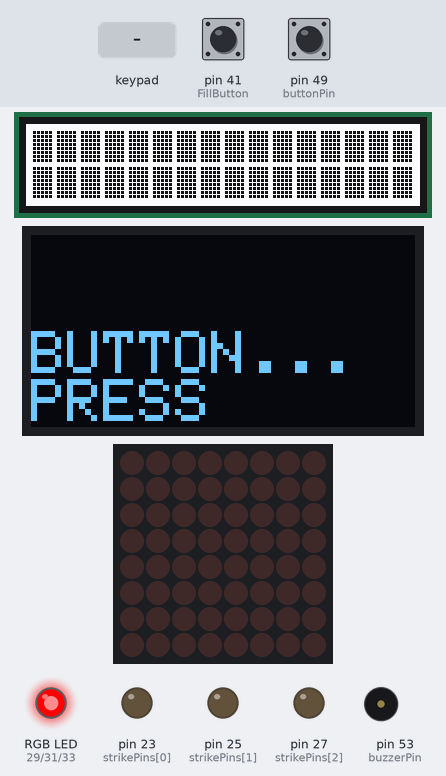
Bench run of a sketch on a simulated Arduino Mega 2560, built with avr-gcc and run on an emulated ATmega2560. Shown: 16×2 character LCD, 128×64 one-colour display, 8×8 LED matrix, an RGB LED mixed from three pins (HIGH = lit), output pins drawn as LEDs (lit = HIGH), buzzer (waves = sounding, pin HIGH). Inputs (shaded band) come from the test bench; at power-on: pin 49 (buttonPin) LOW, pin 41 (FillButton) HIGH.

Above: at 3.3 s.
3.4 s: keypad keys 2 3 2 5 2 7 pressed 0.4 s apart
At 5.6 s:
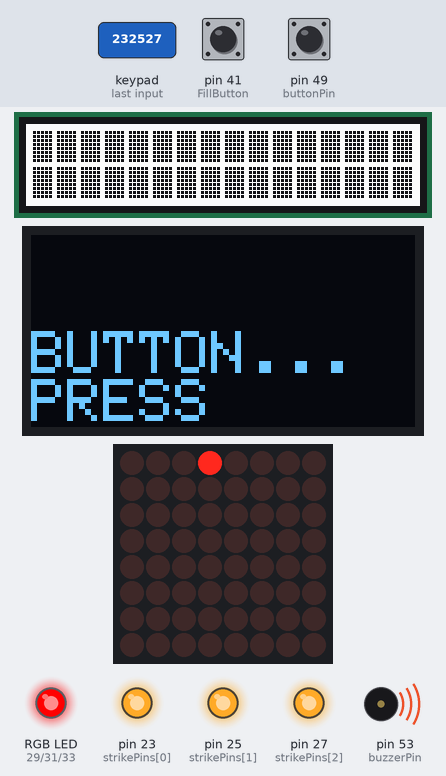
7.3 s: pin 49 (buttonPin) pulled HIGH for 3.2 s
At 10.3 s:
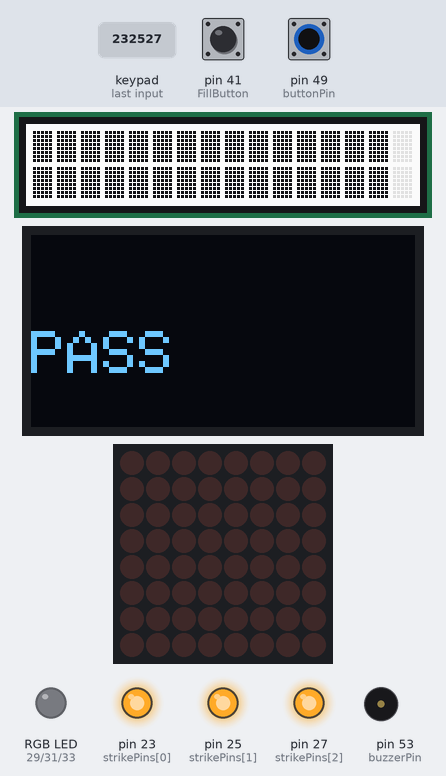
13.0 s: key '2' pressed
At 13.9 s:
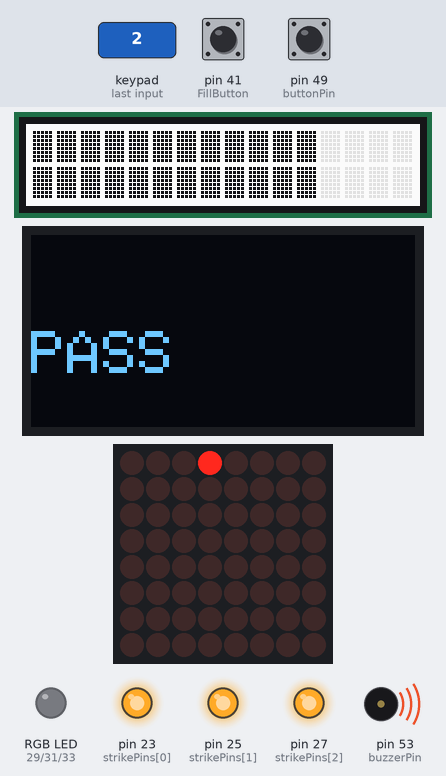
16.0 s: pin 41 (FillButton) pulled LOW for 1 s
At 18.3 s:
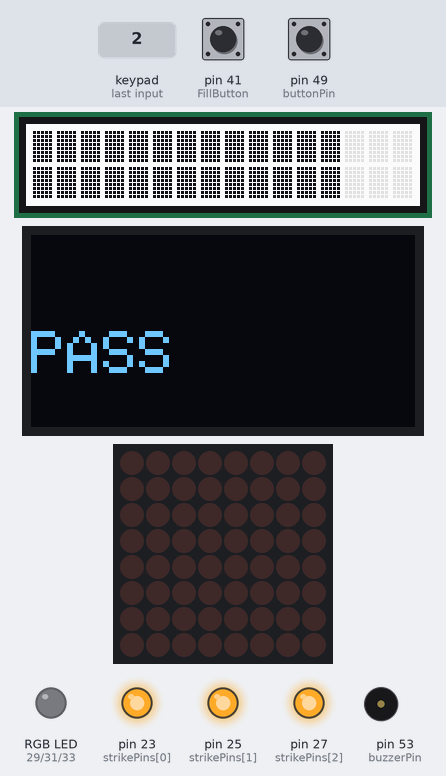
20.0 s: keypad keys 2 3 2 5 2 7 # pressed 0.4 s apart
At 20.4 s:
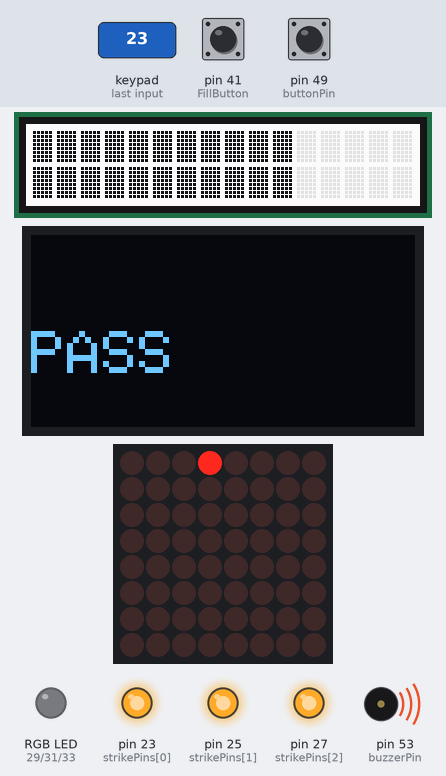
Timing chart, 0 to 28.9 s (numbered marks = the images above; inputs shaded):
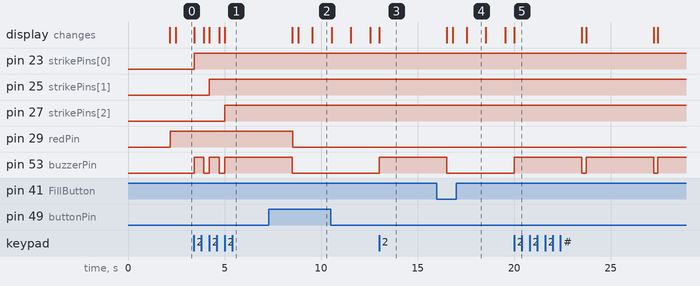

Measured:
- after the input at 3.4 s, pin 23 (strikePins[0]): LOW → HIGH at once; pin 25 (strikePins[1]): LOW → HIGH after 0.82 s; pin 27 (strikePins[2]): LOW → HIGH after 1.6 s; pin 53 (buzzerPin): alternates HIGH for 0.50 s and LOW for 0.30 s, 5 changes in all, then stays HIGH, starting at once; the display: changes at once (image 1)
- after the input at 7.3 s, pin 29 (redPin): HIGH → LOW after 1.2 s; the display: first differs from a run without the input after 1.5 s (image 2 shows a later state)
- after the input at 13.0 s, pin 53 (buzzerPin): LOW → HIGH at once; the display: changes at once (image 3)
- after the input at 16.0 s, the display: first differs from a run without the input after 0.81 s (image 4 shows a later state)
- after the input at 20.0 s, pin 53 (buzzerPin): alternates HIGH for 3.5 s and LOW for 0.21 s, starting at once; the display: changes at once (image 5)
- what the display in image 4 shows lasts 1.0 s, from 17.5 s to 18.5 s

The sketch:

LATESTWORKING.ino
```cpp
bool buttonDone = false;
bool wiresDone = false;
bool leakDone = false;
bool mazeDone = false;

const int strikePins[] = {23, 25, 27};
int strikes = 0;

const int buzzerPin = 53;

//THE BUTTON STUFF AND LEAKY BOWL
#include <Wire.h>
#include <Adafruit_GFX.h>
#include <Adafruit_SSD1306.h>
#include "rgb_lcd.h"
// #include <arduino-timer.h>

#define SCREEN_WIDTH 128 // OLED display width, in pixels
#define SCREEN_HEIGHT 64 // OLED display height, in pixels

// Declaration for an SSD1306 display connected to I2C (SDA, SCL pins)
Adafruit_SSD1306 display(SCREEN_WIDTH, SCREEN_HEIGHT, &Wire, -1);
rgb_lcd lcd;

// BUTTON STUFF
int ran;
bool buttonPressed = false;
unsigned long currentMillis = 0;
unsigned long previousMillis = 0;
unsigned long pressedMillis = 0;
int interval = 10;
int currentbutton = 0;
int previousbutton = 0;
int buttoncount = 0;
bool is_win = false;
bool firstpress = true;
const int buttonPin = 49; //change the pinnumber later
int redPin = 29;
int greenPin = 31;
int bluePin = 33;
//////////////////////////////////////////

// LEAKY BOWL STUFF
const int FillButton = 41;
const long leakInterval = 1000;
int FillButtonState = 0;
int FillLevel = 16;
int previousFillButtonState = 1;

byte filled[8] = {
    0b11111,
    0b11111,
    0b11111,
    0b11111,
    0b11111,
    0b11111,
    0b11111,
    0b11111
};
///////////////////////////////////////////////

// MAZE STUFF
#include "LedControl.h"
LedControl lc=LedControl(12,10,11,1);
unsigned long delaytime1=500;
unsigned long delaytime2=50;
#include <Keypad.h>
const byte ROWS = 4; //four rows
const byte COLS = 4; //four columns
char hexaKeys[ROWS][COLS] = {
  {'1','2','3','A'},
  {'4','5','6','B'},
  {'7','8','9','C'},
  {'*','0','#','D'}
};
byte rowPins[ROWS] = {9, 8, 7, 6}; //connect to the row pinouts of the keypad
byte colPins[COLS] = {5, 4, 3, 2}; //connect to the column pinouts of the keypad
Keypad customKeypad = Keypad( makeKeymap(hexaKeys), rowPins, colPins, ROWS, COLS);
int cur_posx = 3;
int cur_posy = 0;
int next_posx = 3;
int next_posy = 0;
int maze[8][8][4] = {
  {{0,0,1,1}, {0,1,0,1}, {0,1,0,0}, {0,0,1,1}, {0,1,0,1}, {0,1,0,1}, {0,1,1,1},{0,1,1,0}},
  {{1,0,1,1}, {0,1,1,0}, {0,0,1,1}, {1,1,0,0}, {0,0,0,1}, {0,1,1,0}, {1,0,1,0},{1,0,1,0}},
  {{1,0,1,0}, {1,0,0,1}, {1,1,0,0}, {0,0,1,1}, {0,1,0,1}, {1,1,0,0}, {1,0,1,0},{1,0,1,0}},
  {{1,0,0,1}, {0,1,0,1}, {0,1,1,0}, {1,0,1,0}, {0,0,1,1}, {0,1,1,0}, {1,0,1,0},{1,0,0,0}},
  {{0,0,1,0}, {0,0,1,1}, {1,1,0,1}, {1,1,0,0}, {1,0,1,0}, {1,0,1,0}, {1,0,0,1},{0,1,1,0}},
  {{1,0,1,1}, {1,1,0,0}, {0,0,1,1}, {0,1,0,1}, {1,1,0,0}, {1,0,0,1}, {0,1,0,1},{1,1,1,0}},
  {{1,0,1,0}, {0,0,1,0}, {1,0,0,1}, {0,1,0,1}, {0,1,0,1}, {0,1,0,1}, {0,1,1,0},{1,0,1,0}},
  {{1,0,0,1}, {1,1,0,1}, {0,1,0,1}, {0,1,0,0}, {0,0,0,1}, {0,1,0,1}, {1,1,0,0},{1,0,0,0}}
};


void setup(){ // initializing and set up variables
  for(int i = 0; i < 3; i++){ // setting the strike leds to off
    pinMode(strikePins[i], OUTPUT);
    digitalWrite(strikePins[i], LOW);
  }

  pinMode(buzzerPin, OUTPUT); // buzzer pin set as output

  // LEAKY BOWL THINGS
  //Initializing FillButton
  pinMode(FillButton, INPUT);

  //Initalizing LCD
  lcd.begin(16, 2);
  lcd.createChar(1, filled);
  lcd.setRGB(255, 255, 255);
  fillscreen(FillLevel);
  ////////////////////

  //MAZE STUFF
  lc.shutdown(0,false);
  lc.setIntensity(0,8);
  lc.clearDisplay(0);
  // Serial.begin(9600);

  // BUTTON STUFF
  Serial.begin(115200);

  // button setup
  pinMode(buttonPin, INPUT);

  // text setup
  if(!display.begin(SSD1306_SWITCHCAPVCC, 0x3C)) { // Address 0x3D for 128x64
    Serial.println(F("SSD1306 allocation failed"));
    for(;;);
  }
  delay(2000);
  display.clearDisplay();


  display.setTextSize(2);
  display.setTextColor(WHITE);
  display.setCursor(0, 32);
  display.println("BUTTON...");
  display.display();

  // color setup
  pinMode(redPin, OUTPUT);
  pinMode(bluePin, OUTPUT);
  pinMode(greenPin, OUTPUT);

  //randomize text and colour
  randomSeed(analogRead(0));

  ran = 0;

}

void loop(){ // main code loop
  // if(buttonDone && wiresDone && leakDone && mazeDone){ //If all the modules are complete, call the game won function
  //   gamewon();
  // }
  //ALL FUNCTION ESSENTIALS
  currentMillis = millis();

  if(mazeDone){ //If all the modules are complete, call the game won function
    //gamewon();
  }

  if(buttonDone){
    //gamewon();
  }
  // strike();
  // delay(1000);

  if(!buttonDone){
    buttongame();
  }

  if(!wiresDone){

  }

  if(!leakDone){
    Leak();
  }

  if(!mazeDone){
    mazegame();
  }
}

void strike(){
  strikes++;
  digitalWrite(strikePins[strikes - 1], HIGH);
  digitalWrite(buzzerPin, 255);
  delay(500);
  digitalWrite(buzzerPin, 0);

  if(strikes >= 3){
    lose();
  }
}

void gamewon(){
  while(true){
    for(int i = 0; i < 3; i++){
      digitalWrite(strikePins[i], HIGH);
    }
    delay(500);
    for(int i = 0; i < 3; i++){ // setting the strike leds to off
      digitalWrite(strikePins[i], LOW);
    }
    delay(500);
  }
}

void lose(){
  digitalWrite(buzzerPin, 255);
  delay(3000);
  digitalWrite(buzzerPin, 0);

  // BOMB SFX
  // for(int i = 512; i > 1; i /= 2){
  //   digitalWrite(buzzerPin, 255);
  //   delay(100);
  //   digitalWrite(buzzerPin, 0);
  //   delay(i);
  // }
  // digitalWrite(buzzerPin, 255);
  // delay(2000);
  // digitalWrite(buzzerPin, 0);
}

void buttongame(){
currentMillis = millis();
if (currentMillis - previousMillis >= interval && !is_win) {
    previousMillis = currentMillis;
    if (ran == 0) {
      display.println("PRESS");
      display.display();
      setColor(255,0,0);
      currentbutton = digitalRead(buttonPin);
      if(firstpress){
        pressedMillis = currentMillis;
        firstpress = false;
      }
      if (currentbutton == 1) {
        buttonPressed = true;
        winb();
      }
       else if (currentMillis - pressedMillis > 30000){
        buttonPressed = false;
        lossb();
       }
    }
    else if(ran ==1) {
      display.println("HOLD");
      display.display();
      setColor(255, 255, 0);
      currentbutton = digitalRead(buttonPin);
      if(firstpress){
        pressedMillis = currentMillis;
        firstpress = false;
      }
      if (currentbutton == 1){
        buttonPressed = true;
        while (currentMillis - pressedMillis > 3000){
          winb();
        }
      }
      else if(currentbutton == 0 && currentMillis - pressedMillis > 30000){
        lossb();
      }
    }
    else if(ran == 2){
      display.println("DETONATE");
      display.display();
      setColor(0,0,255);
      currentbutton = digitalRead(buttonPin);
      if(firstpress){
        pressedMillis = currentMillis;
        firstpress = false;
      }
      if (currentbutton == 1){
        buttonPressed = true;
        lossb();
      }
      else if(currentbutton == 0 && currentMillis - pressedMillis > 10000){
        winb();
      }
    }
    else{
      display.println("SMASH");
      display.display();
      setColor(255,255,255);
      currentbutton = digitalRead(buttonPin);
      if(firstpress){
        pressedMillis = currentMillis;
        firstpress = false;
      }
      if (currentbutton == 1 && previousbutton == 0){
        buttonPressed = true;
        previousbutton = 1;
        buttoncount++;
      }
      if (currentbutton == 0){
        previousbutton = 1;
      }
      if (buttoncount > 5){
        winb();
      }
      else if(currentMillis - pressedMillis > 30000){
        lossb();
      }
    }
  }
}

void winb() {
  // setColor(0,0,0);
  digitalWrite(redPin, 0);
  digitalWrite(greenPin, 0);
  digitalWrite(bluePin, 0);
  display.clearDisplay();
  display.setTextSize(2);
  display.setTextColor(WHITE);
  display.setCursor(0, 32);
  display.println("PASS");
  display.display();
  is_win = true;
  buttonDone = true;
}

void lossb(){
  // setColor(0,0,0);
  digitalWrite(redPin, 0);
  digitalWrite(greenPin, 0);
  digitalWrite(bluePin, 0);
  display.clearDisplay();
  display.setTextSize(2);
  display.setTextColor(WHITE);
  display.setCursor(0, 32);
  display.println("STRICK");
  display.display();
  is_win = true;
  strike();
}


void setColor(int redValue, int greenValue, int blueValue){
  analogWrite(redPin, redValue);
  analogWrite(greenPin, greenValue);
  analogWrite(bluePin, blueValue);
}


void mazegame(){
  // with wires at left, (0,0) is top left.
  lc.setLed(0, cur_posy, cur_posx, true);

  char customKey = customKeypad.getKey();

  if (customKey == '2' && maze[cur_posy][cur_posx][0]){ // North
    next_posy = cur_posy - 1;
  } else if (customKey == '8' && maze[cur_posy][cur_posx][2]){ // South
    next_posy = cur_posy + 1;
  } else if (customKey == '6' && maze[cur_posy][cur_posx][3]){ // East
    next_posx = cur_posx + 1;
  } else if (customKey == '4' && maze[cur_posy][cur_posx][1]){ // West
    next_posx = cur_posx - 1;
  } else if (customKey == '2' || customKey == '8' || customKey == '6' || customKey == '4'){
    strike();
    next_posx = 3;
    next_posy = 0;
  }

  lc.setLed(0, cur_posy, cur_posx, false);
  cur_posx = next_posx;
  cur_posy = next_posy;
  if(cur_posy == 7 && cur_posx == 4){
    for(int i = 0; i <= 7; i++){ // turn on all leds if you finish the maze
      for(int j = 0; j <= 7; j++){
        lc.setLed(0, i, j, true);
      }
    }
    mazeDone = true;
  }
}

void Leak(){
  //get state of filling button
  FillButtonState = digitalRead(FillButton);

  //constant interval of decrease
  if (currentMillis - previousMillis >= leakInterval) {
    // save the last time you blinked the LED
    previousMillis = currentMillis;
    FillLevel -= 1;
    lcd.clear();
    fillscreen(FillLevel);
  }

  //Increase by 3 per press
  if(!FillButtonState && previousFillButtonState){
    previousFillButtonState = 0;
    lcd.clear();
    fillscreen(FillLevel + 3);
    FillLevel += 3;
  }

    //checking for releasing button
  if(!previousFillButtonState && FillButtonState){
    previousFillButtonState = 1;
  }

    //Check for Past Max
  if (FillLevel > 16){
    FillLevel = 16;
  }

    //Check for Death
  if (FillLevel == 0){
    fillscreen(16);
    FillLevel = 16;
    strike();
  }
}

void fillscreen(int amt){
    lcd.setCursor(0, 0);
  for (int i = 0; i < amt; i++){
      lcd.write(1);
    }
  lcd.setCursor(0, 1);
  for (int i = 0; i < amt; i++){
      lcd.write(1);
    }
}
```
